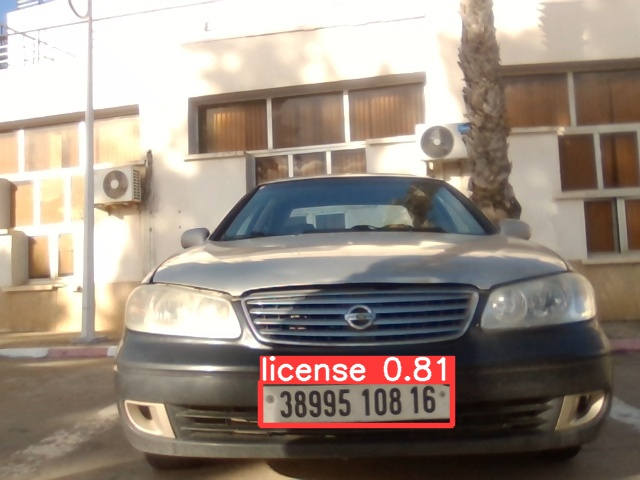
#> input picture Yolov5/runs/detect/exp/plate.jpg, 640 x 480 px, found by its file name
$ jupyter execute bin.ipynb
#> lines starting #> are read from the running program, lines starting #| are printed output that depends on the picture; after the words box and inside, x2 and y2 are one past the last pixel; in counts of white or black regions, pixels touching at a corner belong together
[cell 1]
import cv2 as cv
import numpy as np

[cell 2]
im = cv.imread(r'C:\Users\asus zephyrus\Desktop\S1\plate.jpg')
#> im is the input picture: shape (480, 640, 3); mean B, G, R 129.8, 140.7, 153.5
im_gray = cv.cvtColor(im, cv.COLOR_BGR2GRAY)
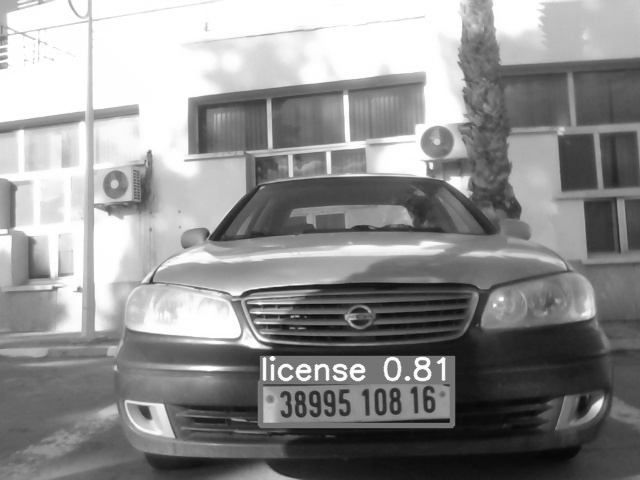
#> im_gray: shape (480, 640); min 6, max 255, mean 143.3

th, im_gray_th_otsu = cv.threshold(im_gray, 128, 192, cv.THRESH_OTSU)
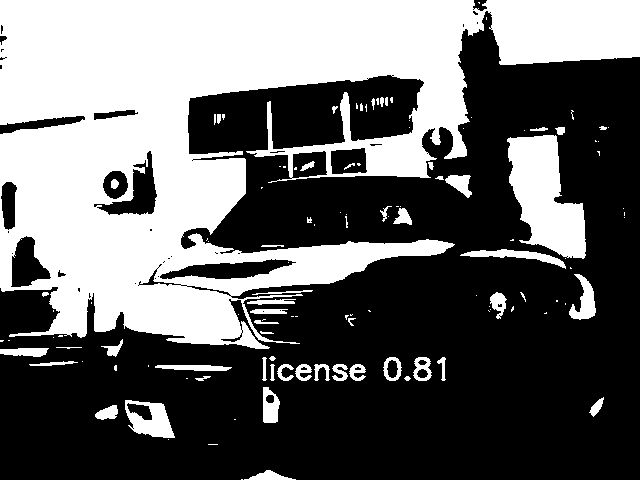
#> im_gray_th_otsu: shape (480, 640); values 0 (black) and 192 (white), 40.2% white; 123 white regions (68 under 20 px), largest, box (x1, y1, x2, y2) and area: (0, 0, 640, 349) 109030, (507, 135, 586, 259) 6042, (125, 400, 175, 438) 1097
#> th = 156

print(th)
#| 156.0
# 117.0

cv.imwrite(r'C:\Users\asus zephyrus\Desktop\S1\plate1.jpg', im_gray_th_otsu)
#> Out = True
